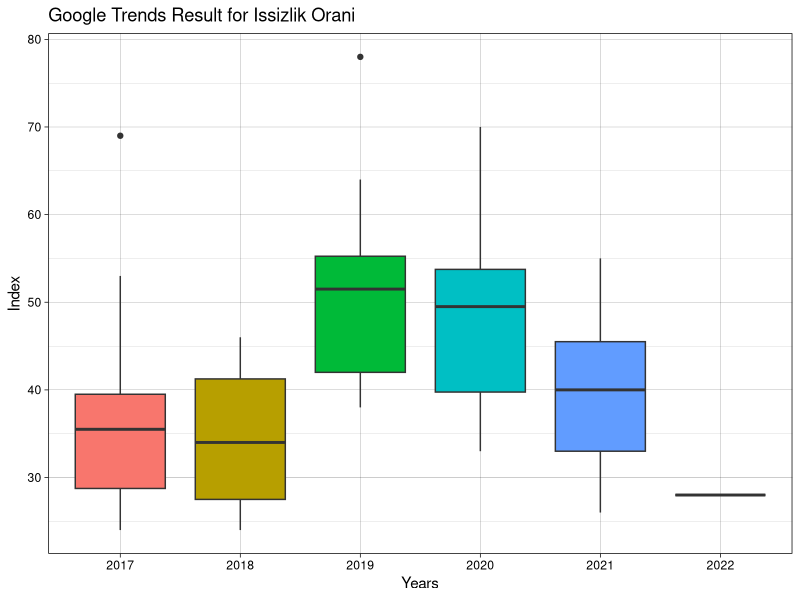
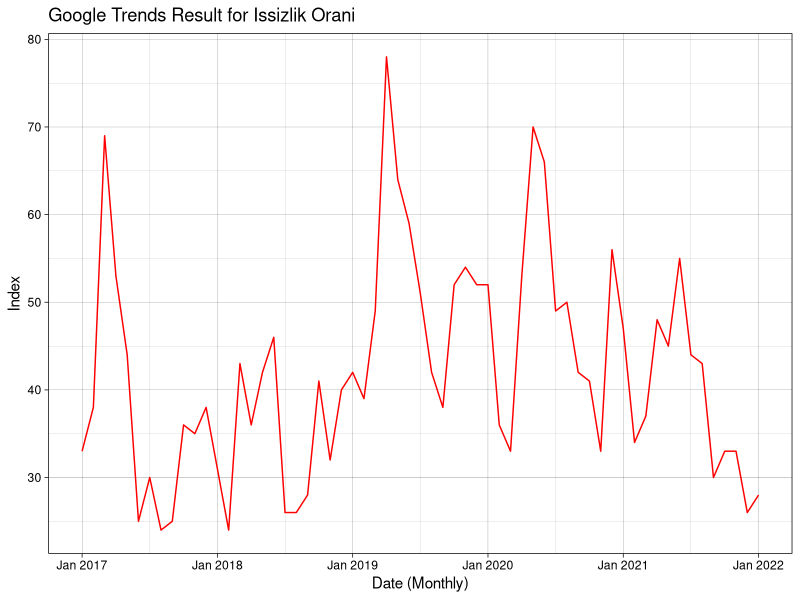
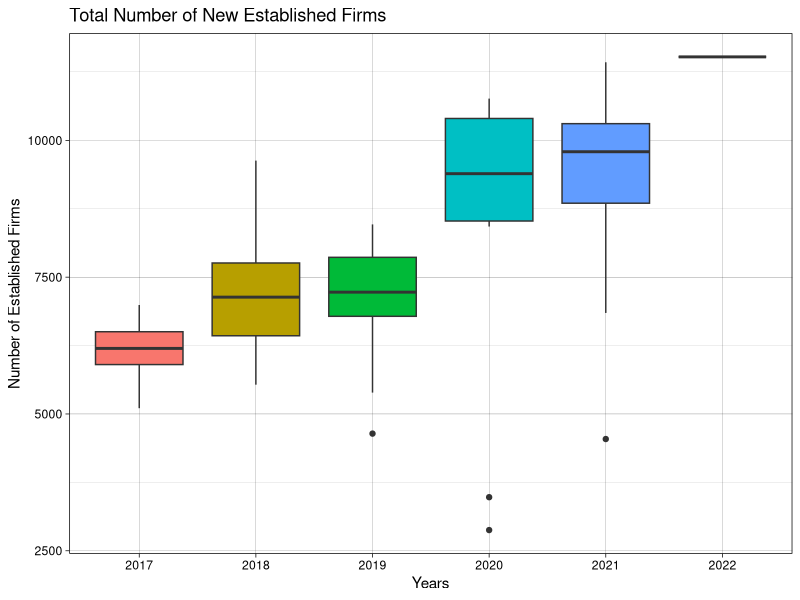
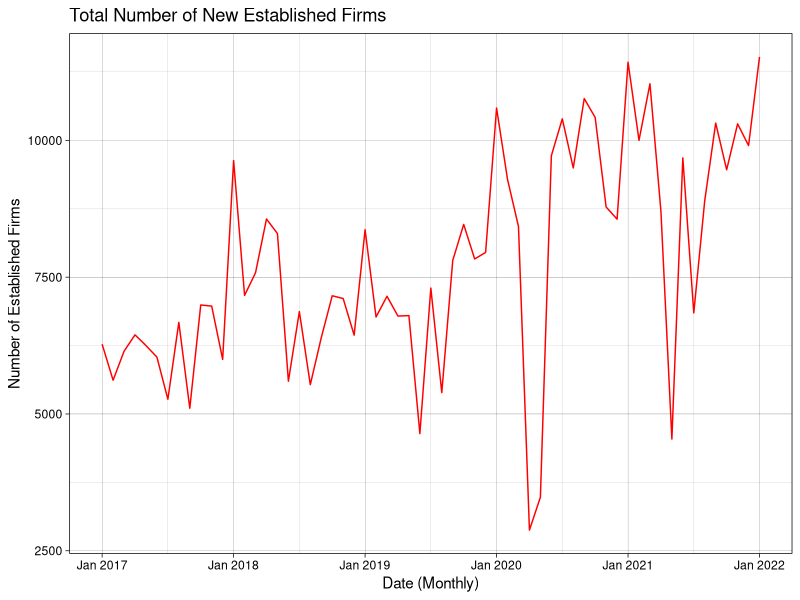
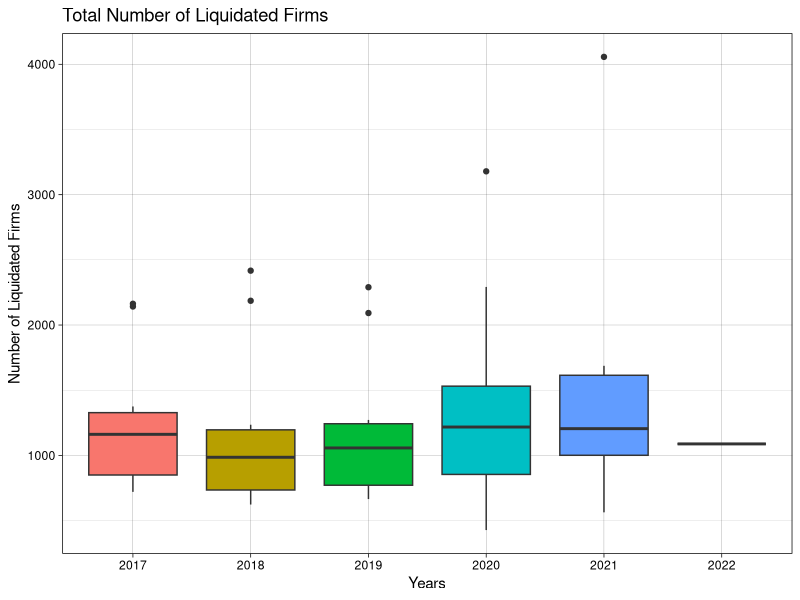
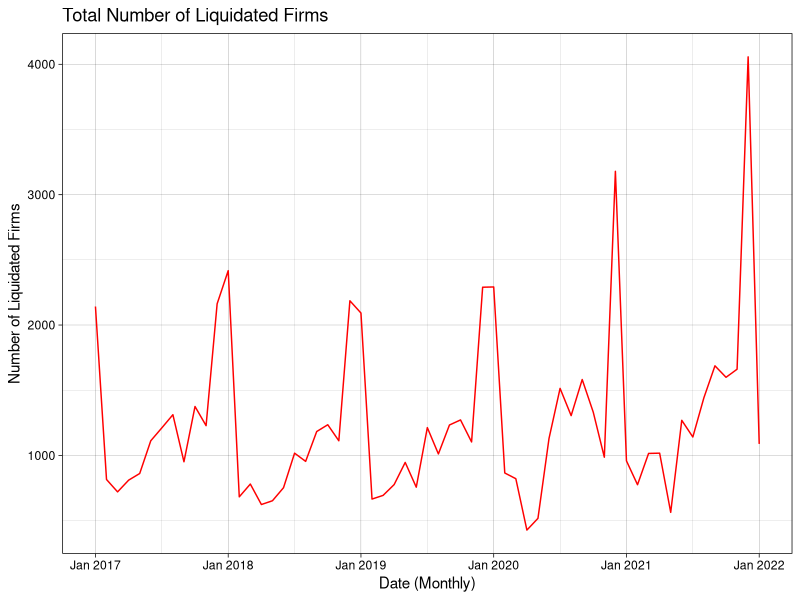
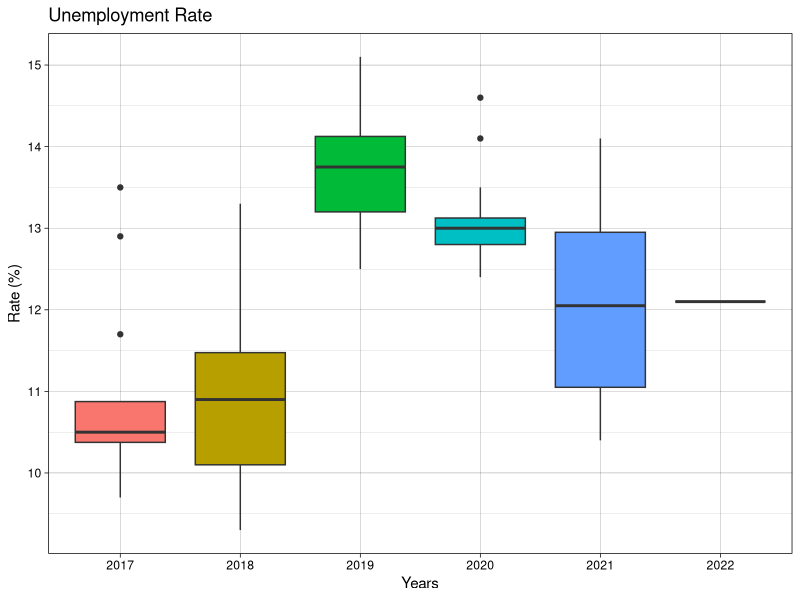
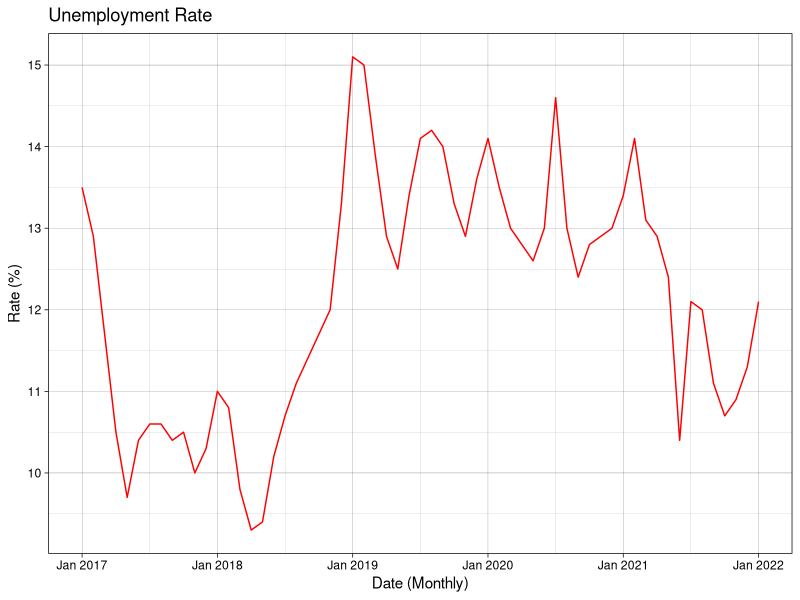

Here is the R script that generated these plots, in order:
## ---- chunk 1
library(zoo,warn.conflicts = FALSE)
library(readxl)
library(ggplot2)
library(lubridate)
library(corrplot)
## ---- chunk 2

UnemploymentRateSearch <- read.csv("UnemploymentRateSearch.csv")
UnemploymentRateSearch$Date <- as.yearmon(UnemploymentRateSearch$Date)

EstablishedFirms <- read_excel("EstablishedFirms.xlsx")
EstablishedFirms$Date <- as.yearmon(EstablishedFirms$Date)

LiquidatedFirms <- read_excel("LiquidatedFirms.xlsx")
LiquidatedFirms$Date <- as.yearmon(LiquidatedFirms$Date)

UnemploymentRate <- read_excel("UnemploymentRate.xlsx")
UnemploymentRate$Date <- as.yearmon(UnemploymentRate$Date)

## ---- chunk 3
head(UnemploymentRateSearch, 6)
## First Six Months Data
## ---- chunk 4
tail(UnemploymentRateSearch, 6)
## Last Six Months Data
## ---- chunk 5
summary(UnemploymentRateSearch$Index)
## Summary of Google Trends Result for İssizlik Orani
## ---- chunk 6
ggplot(UnemploymentRateSearch, aes(x=factor(year(Date)),y=Index)) + 
geom_boxplot(aes(fill=factor(year(Date)))) + 
xlab("Years") + ylab("Index") + 
ggtitle("Google Trends Result for Issizlik Orani") +
theme_linedraw() + theme(legend.position = "none")
## ---- chunk 7
ggplot(UnemploymentRateSearch, aes(Date, Index)) +
geom_line(data = UnemploymentRateSearch, color="red", linetype = "solid") +
ggtitle("Google Trends Result for Issizlik Orani") +
xlab("Date (Monthly)") + 
ylab("Index") +
theme_linedraw()
## ---- chunk 8
head(EstablishedFirms, 6)
## First Six Months Data
## ---- chunk 9
tail(EstablishedFirms, 6)
## Last Six Months Data
## ---- chunk 10
summary(EstablishedFirms$Total_Established_Firms)
## Summary of New Established Firms
## ---- chunk 11
ggplot(EstablishedFirms, aes(x=factor(year(Date)),y=Total_Established_Firms)) + 
geom_boxplot(aes(fill=factor(year(Date)))) + 
xlab("Years") + ylab("Number of Established Firms") + 
ggtitle("Total Number of New Established Firms") +
theme_linedraw() + theme(legend.position = "none")
## ---- chunk 12
ggplot(EstablishedFirms, aes(Date, Total_Established_Firms)) +
geom_line(data = EstablishedFirms, color="red", linetype = "solid") +
ggtitle("Total Number of New Established Firms") +
xlab("Date (Monthly)") + 
ylab("Number of Established Firms") +
theme_linedraw()
## ---- chunk 13
head(LiquidatedFirms, 6)
## First Six Months Data
## ---- chunk 14
tail(LiquidatedFirms, 6)
## Last Six Months Data
## ---- chunk 15
summary(LiquidatedFirms$Total_Liquidated_Firms)
## Summary of Liquidated Firms
## ---- chunk 16
ggplot(LiquidatedFirms, aes(x=factor(year(Date)),y=Total_Liquidated_Firms)) + 
geom_boxplot(aes(fill=factor(year(Date)))) + 
xlab("Years") + ylab("Number of Liquidated Firms") + 
ggtitle("Total Number of Liquidated Firms") +
theme_linedraw() + theme(legend.position = "none")
## ---- chunk 17
ggplot(LiquidatedFirms, aes(Date, Total_Liquidated_Firms)) +
geom_line(data = LiquidatedFirms, color="red", linetype = "solid") +
ggtitle("Total Number of Liquidated Firms") +
xlab("Date (Monthly)") + 
ylab("Number of Liquidated Firms") +
theme_linedraw()
## ---- chunk 18
head(UnemploymentRate, 6)
## First Six Months Data
## ---- chunk 19
tail(UnemploymentRate, 6)
## Last Six Months Data
## ---- chunk 20
summary(UnemploymentRate$Unemployment_Rate)
## Summary of Unemployment Rate
## ---- chunk 21
ggplot(UnemploymentRate, aes(x=factor(year(Date)),y=Unemployment_Rate)) + 
geom_boxplot(aes(fill=factor(year(Date)))) + 
xlab("Years") + ylab("Rate (%)") + 
ggtitle("Unemployment Rate") +
theme_linedraw() + theme(legend.position = "none")
## ---- chunk 22
ggplot(UnemploymentRate, aes(Date, Unemployment_Rate)) +
geom_line(data = UnemploymentRate, color="red", linetype = "solid") +
ggtitle("Unemployment Rate") +
xlab("Date (Monthly)") + 
ylab("Rate (%)") +
theme_linedraw()
## ---- chunk 23
data <- data.frame( UnemploymentRateSearch$Index,  EstablishedFirms$Total_Established_Firms, LiquidatedFirms$Total_Liquidated_Firms, UnemploymentRate$Unemployment_Rate)
names(data) <- c("Unemployment Rate Search", "Established Firms", "Liquidated Firms" , "Unemployment Rate")
corrplot(cor(data), method="number")
